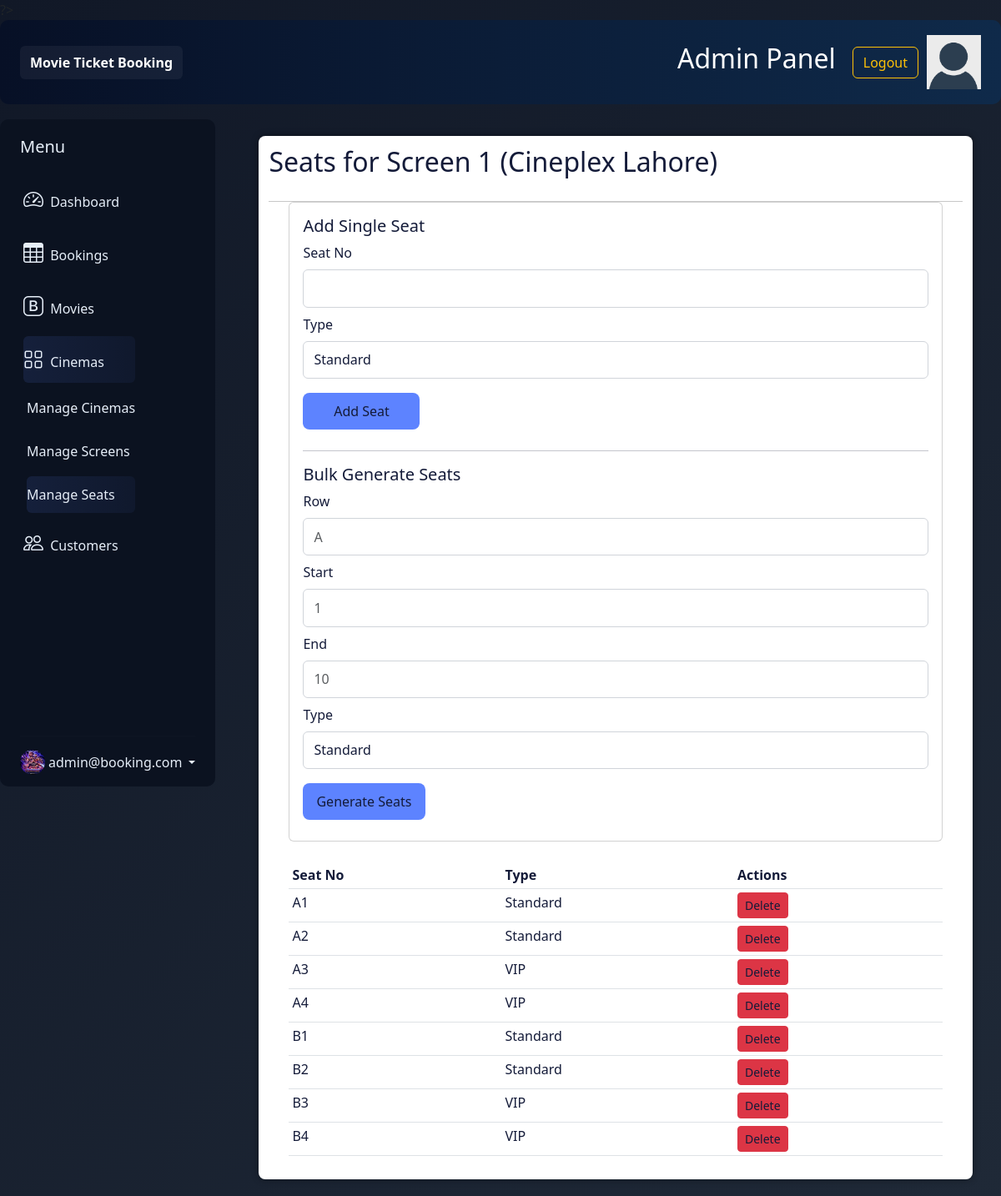
Page /admin/seats.php?screen_id=1 (signed in) on the committed database.
### tables this page shows
CREATE TABLE screen (
    screen_id INT AUTO_INCREMENT PRIMARY KEY,
    screen_name VARCHAR(100) NOT NULL,
    total_seats INT NOT NULL,
    cinema_id INT NOT NULL,

    CHECK (total_seats > 0),

    FOREIGN KEY (cinema_id)
    REFERENCES cinema(cinema_id)
    ON DELETE CASCADE
);

CREATE TABLE cinema (
    cinema_id INT AUTO_INCREMENT PRIMARY KEY,
    cinema_name VARCHAR(150) NOT NULL,
    city VARCHAR(100) NOT NULL,
    address VARCHAR(300) NOT NULL,
    phone VARCHAR(20)
);

CREATE TABLE seat (
    seat_id INT AUTO_INCREMENT PRIMARY KEY,
    seat_number VARCHAR(10) NOT NULL,
    seat_type ENUM('Standard', 'VIP', 'Recliner')
    DEFAULT 'Standard',

    screen_id INT NOT NULL,

    FOREIGN KEY (screen_id)
    REFERENCES screen(screen_id)
    ON DELETE CASCADE,

    UNIQUE(screen_id, seat_number)
);

### admin/seats.php (the view, shortened to what this page needs)
<?php
include 'config.php';
$screen_id = isset($_GET['screen_id']) ? intval($_GET['screen_id']) : 0;
$screen = mysqli_fetch_assoc(mysqli_query($con, "SELECT sc.*, c.cinema_name FROM screen sc JOIN cinema c ON sc.cinema_id = c.cinema_id WHERE sc.screen_id = $screen_id"));
$seats = [];
$sres = mysqli_query($con, "SELECT * FROM seat WHERE screen_id = $screen_id ORDER BY seat_number"); while ($r = mysqli_fetch_assoc($sres)) $seats[] = $r;
?>
<!doctype html>
<html>
<head>
    <link rel="stylesheet" href="../style/styles.css">
</head>
<body>
    <?php include 'header.php'; ?>
    <div class="admin-container">
        <?php include 'sidebar.php'; ?>
        <div class="admin-section admin-section2">
            <div class="admin-section-column">
                <div class="admin-section-panel admin-section-panel2">
                    <div class="admin-panel-section-header"><h2>Seats for <?php echo htmlspecialchars($screen['screen_name']); ?> (<?php echo htmlspecialchars($screen['cinema_name']); ?>)</h2></div>
                    <div class="card mx-4 mb-4">
                        <div class="card-body">
                            <h5>Add Single Seat</h5>
                            <form method="POST" class="form-inline mb-3">
                                <div class="form-group mr-2"><label class="mr-2">Seat No</label><input name="seat_number" class="form-control" required></div>
                                <div class="form-group mr-2"><label class="mr-2">Type</label><select name="seat_type" class="form-control"><option>Standard</option><option>VIP</option><option>Recliner</option></select></div>
                                <button name="add_seat" class="btn btn-primary">Add Seat</button>
                            </form>
                            <hr>
                            <h5>Bulk Generate Seats</h5>
                            <form method="POST" class="form-inline">
                                <div class="form-group mr-2"><label class="mr-2">Row</label><input name="bulk_row" class="form-control" placeholder="A" required></div>
                                <div class="form-group mr-2"><label class="mr-2">Start</label><input name="bulk_start" type="number" class="form-control" placeholder="1" required></div>
                                <div class="form-group mr-2"><label class="mr-2">End</label><input name="bulk_end" type="number" class="form-control" placeholder="10" required></div>
                                <div class="form-group mr-2"><label class="mr-2">Type</label><select name="bulk_type" class="form-control"><option>Standard</option><option>VIP</option><option>Recliner</option></select></div>
                                <button name="generate_seats" class="btn btn-secondary">Generate Seats</button>
                            </form>
                        </div>
                    </div>
                    <div class="mx-4">
                        <table class="table table-sm">
                            <thead><tr><th>Seat No</th><th>Type</th><th>Actions</th></tr></thead>
                            <tbody>
                                <?php foreach ($seats as $st): ?>
                                    <tr>
                                        <td><?php echo htmlspecialchars($st['seat_number']); ?></td>
                                        <td><?php echo htmlspecialchars($st['seat_type']); ?></td>
                                        <td><a class="btn btn-sm btn-danger" href="seats.php?screen_id=<?php echo $screen_id; ?>&delete_seat=<?php echo $st['seat_id']; ?>" onclick="return confirm('Delete seat?')">Delete</a></td>
                                    </tr>
                                <?php endforeach; ?>
                            </tbody>
                        </table>
                    </div>
                </div>
            </div>
        </div>
    </div>
</body>
</html>

### style/styles.css (style rules this page uses)
:root { color-scheme: dark; --bg: #070a17; --surface: #10152b; --surface-alt: #111a33; --panel: rgba(19, 28, 59, 0.96); --border: rgba(255,255,255,0.08); --text: #eef2ff; --muted: #9cb0d6; --primary: #5d83ff; --primary-soft: rgba(93, 131, 255, 0.16); --accent: #f4b24b; --shadow: 0 24px 80px rgba(3, 12, 35, 0.35); --bs-secondary-color: #eef2ff; --bs-secondary-bg: rgba(255,255,255,0.08); --bs-secondary-border: rgba(255,255,255,0.12); }
h1, h2, h3, h4, h5, h6 { color: var(--text); }
.admin-panel-section-header > h2 { color: var(--text); }
* { box-sizing: border-box; }
html, body { min-height: 100%; }
body { margin: 0; font-family: 'Inter', sans-serif; color: var(--text); background: linear-gradient(135deg, #111827, #1f2937); }
a { color: inherit; text-decoration: none; }
.card, .movie-card, .movie-card-body, .movie-detail-card, .movie-form .card, .movie-form .card-body, .booking-form-container, .footer-section-inner-container { background: #fff !important; color: #141b39 !important; }
.admin-section-panel, .admin-section-panel * { color: #141b39 !important; }
.admin-container { display: grid; grid-template-columns: 1fr 5fr; }
.admin-section2 { display: flex; flex-wrap: wrap; padding: 0 4px; }
.admin-section-column { flex: 100%; max-width: 100%; padding: 0 30px; }
.admin-section-panel { width: 100%; vertical-align: middle; background-color: #fff; -webkit-border-radius: 6px; -moz-border-radius: 6px; border-radius: 6px; -webkit-box-shadow: 0px 0px 9px 0px rgba(0, 0, 0, 0.4); -moz-box-shadow: 0px 0px 9px 0px rgba(0, 0, 0, 0.4); box-shadow: 0px 0px 9px 0px rgba(0, 0, 0, 0.4); padding: 20px; margin: 20px 0; }
.admin-panel-section-header { display: flex; align-items: center; justify-content: flex-start; padding-bottom: 20px; border-bottom: #c7c7c7 1px solid; }
.admin-section-panel2 form { display: block; width: 100%; }
.admin-section-panel2 form input, .admin-section-panel2 form textarea, .admin-section-panel2 form select { border-radius: 6px; border: 1px solid #d0d4da; padding: 0.6rem 0.75rem; width: 100%; height: auto; margin: 0.5rem 0; box-sizing: border-box; }
.admin-section-panel2 form button { border-radius: 8px; border: none; padding: 0.6rem 1rem; margin: 0.6rem 0; min-width: 140px; text-align: center; background-color: var(--primary); color: #fff; transition: all 0.2s ease; cursor: pointer; height: auto; }
.admin-section-panel2 form label { display: block; margin: 0.25rem 0 0.5rem 0; padding: 0; font-size: 1rem; width: auto; text-align: left; color: var(--text); }

### admin/header.php (style rules this page uses)
.admin-container { display:flex;gap:18px }
.admin-section { flex:1 }
.admin-section-panel { background:#fff;border-radius:8px;padding:12px }

### admin/sidebar.php (style rules this page uses)
.admin-section { order:1;flex:1 }

### rows in the picture
screen: screen_name "Screen 1", cinema.cinema_name "Cineplex Lahore"
seat: seat_number "A1", seat_type "Standard"
seat: seat_number "A2", seat_type "Standard"
seat: seat_number "A3", seat_type "VIP"
seat: seat_number "A4", seat_type "VIP"
seat: seat_number "B1", seat_type "Standard"
seat: seat_number "B2", seat_type "Standard"
seat: seat_number "B3", seat_type "VIP"
seat: seat_number "B4", seat_type "VIP"

### other values in the picture
$_SESSION['uname'] "admin@booking.com"
